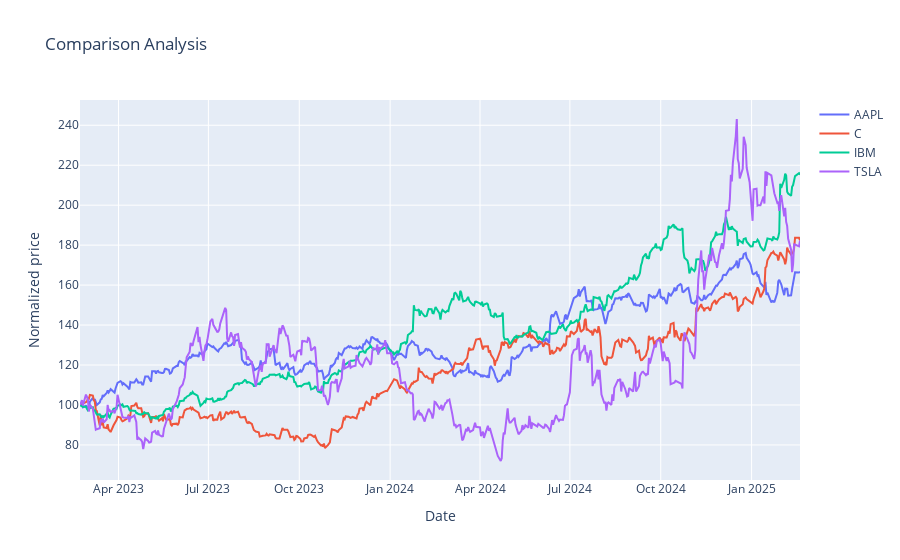

Source (notebook cell):
### Markdown cell above
## customizing title , xaxis_label and yaxis_label

### Code cell
fig = go.Figure(data=[go.Scatter(x=norm.index, y=norm[ticker], name=ticker) for ticker in norm.columns])
fig.update_layout(title='Comparison Analysis',
                   xaxis_title='Date',
                   yaxis_title='Normalized price')
fig.show()

### Figure 1 — Plotly figure (JSON) as saved in the notebook; plotly's stock layout.template omitted (floating-point values rounded to 4 significant figures; data arrays with more than 128 entries replaced by an {"elided": "..."} marker saying what was removed)
{"data": [{"name": "AAPL", "type": "scatter", "x": {"elided": "501 str values"}, "y": {"elided": "501 float values"}}, {"name": "C", "type": "scatter", "x": {"elided": "501 str values"}, "y": {"elided": "501 float values"}}, {"name": "IBM", "type": "scatter", "x": {"elided": "501 str values"}, "y": {"elided": "501 float values"}}, {"name": "TSLA", "type": "scatter", "x": {"elided": "501 str values"}, "y": {"elided": "501 float values"}}], "layout": {"title": {"text": "Comparison Analysis"}, "xaxis": {"title": {"text": "Date"}}, "yaxis": {"title": {"text": "Normalized price"}}}}
